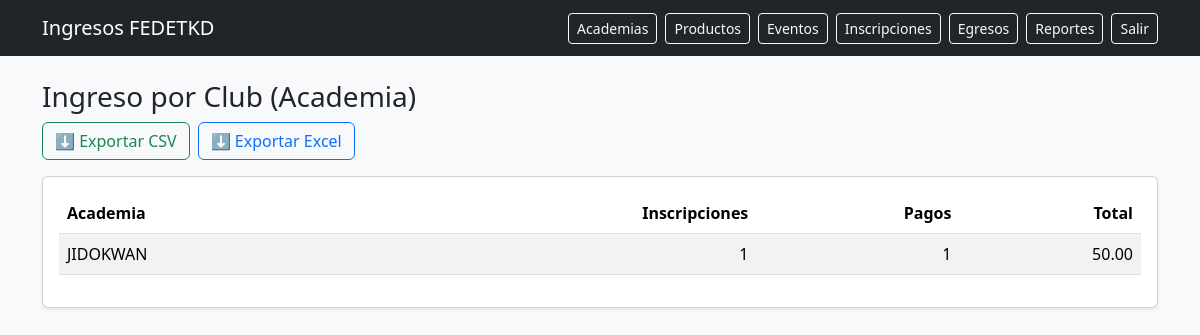
The page /reportes/clubes (signed in) on the database its author committed.
### app/models/academia.py (models this page shows)
class Academia(TimestampMixin, db.Model):
    __tablename__ = "academias"
    id = db.Column(db.Integer, primary_key=True)
    nombre = db.Column(db.String(190), unique=True, nullable=False, index=True)
    ruc = db.Column(db.String(20), nullable=True)
    provincia = db.Column(db.String(100), nullable=True)
    ciudad = db.Column(db.String(100), nullable=True)
    direccion = db.Column(db.String(255), nullable=True)
    representante = db.Column(db.String(190), nullable=True)
    telefono = db.Column(db.String(50), nullable=True)
    email = db.Column(db.String(190), nullable=True)
    estado = db.Column(db.String(20), default="ACTIVA", nullable=False)  # ACTIVA/INACTIVA

### app/blueprints/reportes/routes.py (the view)
@bp.route("/clubes")
@login_required
def clubes():
    f = _get_filters()
    q = (
        db.session.query(
            Academia.id,
            Academia.nombre,
            func.coalesce(func.sum(Pago.valor), 0).label("total"),
            func.count(Pago.id).label("pagos"),
            func.count(distinct(Inscripcion.id)).label("inscripciones"),
        )
        .join(Inscripcion, Inscripcion.academia_id == Academia.id)
        .join(Pago, Pago.inscripcion_id == Inscripcion.id)
        .join(Evento, Evento.id == Inscripcion.evento_id)
        .join(ProductoServicio, ProductoServicio.id == Evento.producto_id)
        .join(Rubro, Rubro.id == ProductoServicio.rubro_id)
        .group_by(Academia.id, Academia.nombre)
        .order_by(func.sum(Pago.valor).desc())
    )
    q = _apply_filters(q, f)
    rows = q.all()
    export = (request.args.get("export") or "").lower()
    if export in ("csv", "xlsx"):
        headers = ["Academia", "Inscripciones", "Pagos", "Total"]
        data = [(r.nombre, int(r.inscripciones), int(r.pagos), float(r.total or 0)) for r in rows]
        if export == "csv":
            return export_csv("ingresos_por_club", headers, data)
        return export_xlsx("ingresos_por_club", headers, data)
    return render_template("reportes/clubes.html", rows=rows, filtros=f)

### app/blueprints/reportes/routes.py (called while the page is built)
def _get_filters():
    return {
        "desde": request.args.get("desde"),          # YYYY-MM-DD
        "hasta": request.args.get("hasta"),          # YYYY-MM-DD
        "anio": request.args.get("anio", type=int),
        "academia_id": request.args.get("academia_id", type=int),
        "evento_id": request.args.get("evento_id", type=int),
    }

def _apply_filters(query, f):
    if f["desde"]:
        query = query.filter(Pago.fecha_pago >= f["desde"])
    if f["hasta"]:
        query = query.filter(Pago.fecha_pago <= f["hasta"])
    if f["anio"]:
        query = query.filter(Evento.anio == f["anio"])
    if f["academia_id"]:
        query = query.filter(Academia.id == f["academia_id"])
    if f["evento_id"]:
        query = query.filter(Evento.id == f["evento_id"])
    return query

### app/models/auth.py (called while the page is built)
@login_manager.user_loader
def load_user(user_id: str):
    return User.query.get(int(user_id))

### app/templates/reportes/clubes.html (shortened to what this page needs)
{% extends "base.html" %}
{% block content %}
<h3>Ingreso por Club (Academia)</h3>
{% include "reportes/_export.html" %}
<div class="card shadow-sm">
  <div class="card-body">
    <table class="table table-striped align-middle">
      <thead>
        <tr>
          <th>Academia</th>
          <th class="text-end">Inscripciones</th>
          <th class="text-end">Pagos</th>
          <th class="text-end">Total</th>
        </tr>
      </thead>
      <tbody>
      {% for r in rows %}
        <tr>
          <td>{{ r.nombre }}</td>
          <td class="text-end">{{ r.inscripciones }}</td>
          <td class="text-end">{{ r.pagos }}</td>
          <td class="text-end">{{ "%.2f"|format(r.total) }}</td>
        </tr>
      {% endfor %}
      </tbody>
    </table>
  </div>
</div>
{% endblock %}

### rows shown on the page
Academia: nombre "JIDOKWAN", inscripciones "1", pagos "1", total "50.00"
